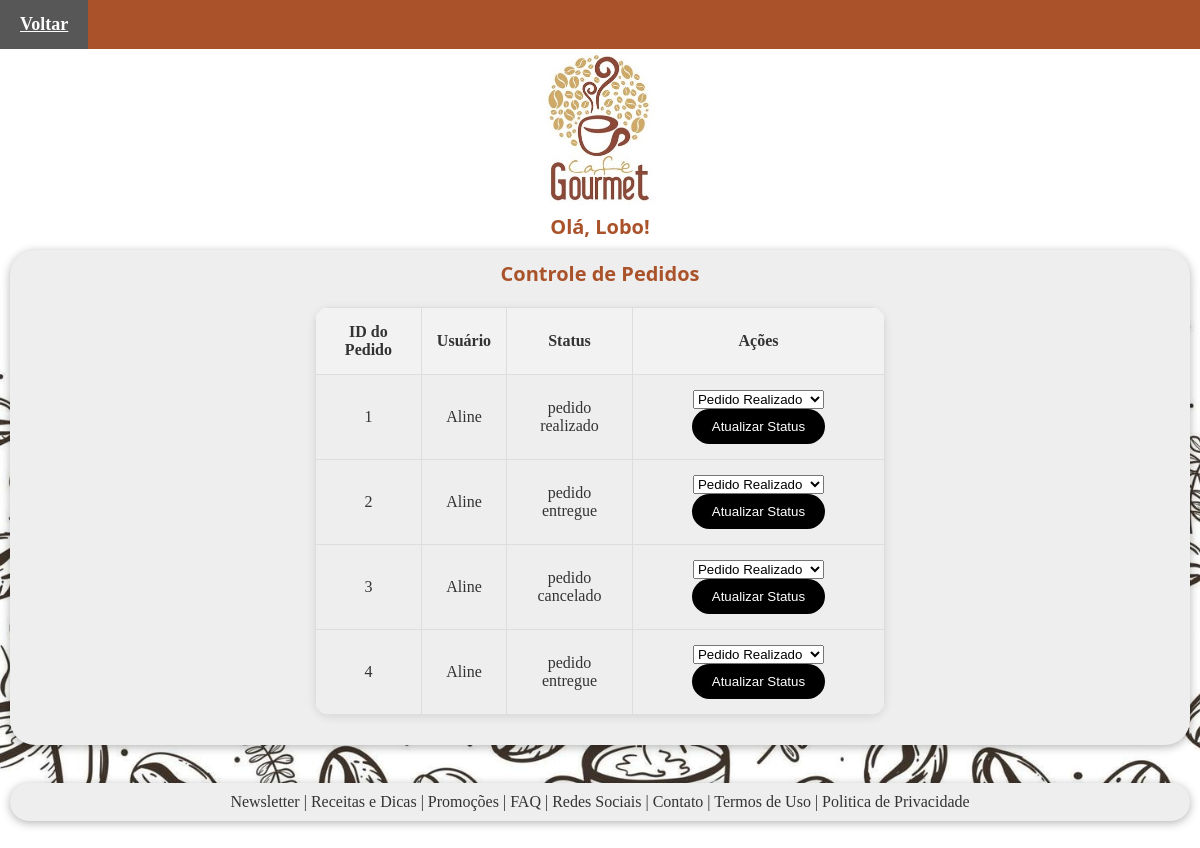
The app's page /admin_orders (signed in), older data.
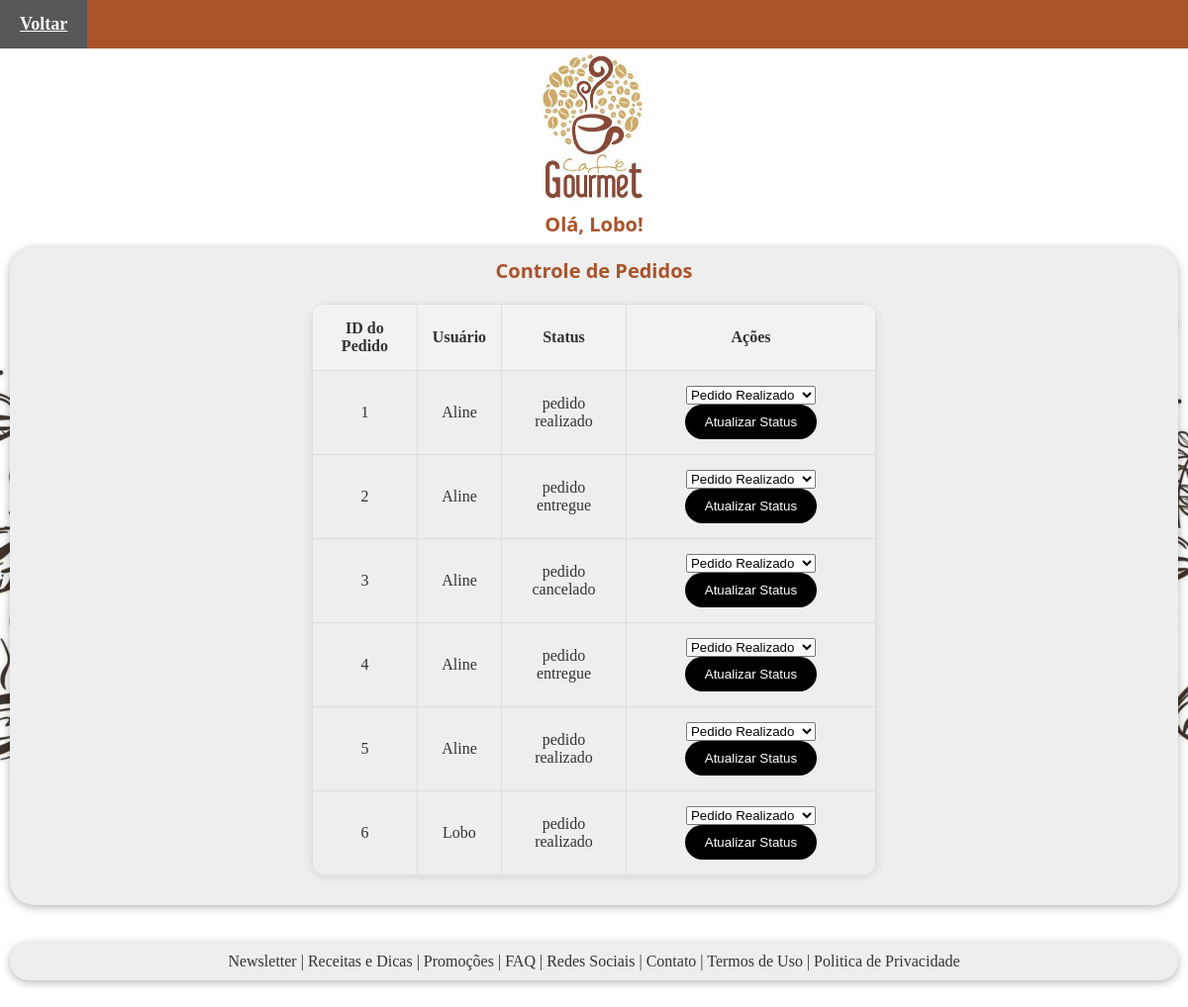
The same page, newer data.
### app.py (models this page shows, shortened)
class Order(db.Model):
    id = db.Column(db.Integer, primary_key=True)
    user_id = db.Column(db.Integer, db.ForeignKey('user.id'), nullable=False)
    user = db.relationship('User', backref='orders')
    products = db.relationship('OrderProduct', backref='order')
    status = db.Column(db.String(20), default='pedido realizado')

class User(db.Model):
    id = db.Column(db.Integer, primary_key=True)
    username = db.Column(db.String(150), unique=True, nullable=False)
    password = db.Column(db.String(150), nullable=False)
    role = db.Column(db.String(50))  # Ex: 'admin' ou 'user'

### app.py (the view)
@app.route('/admin_orders')
@login_required
def admin_orders():
    if current_user.role != 'admin':  # Verifica se o usuário é admin
        return "Acesso negado", 403  # Retorna erro se não for admin
    orders = Order.query.all()  # Obtém todos os pedidos
    return render_template('admin_orders.html', orders=orders)  # Renderiza o template com todos os pedidos

### app.py (called while the page is built)
@login_manager.user_loader
def load_user(user_id):
    return User.query.get(int(user_id))

### templates/admin_orders.html (shortened to what this page needs)
{% extends "index.html" %}
{% block navbar %}
<nav>
    <ul class="menu">
        <li><a href="{{ url_for('products') }}" class="link-nav">Voltar</a></li>
    </ul>
</nav>
{% endblock %}
{% block body %}
<div class="bloco-arquivo">
<h1>Controle de Pedidos</h1>
<table>
    <tr>
        <th>ID do Pedido</th>
        <th>Usuário</th>
        <th>Status</th>
        <th>Ações</th>
    </tr>
    {% for order in orders %}
    <tr>
        <td>{{ order.id }}</td>
        <td>{{ order.user.username }}</td>
        <td>{{ order.status }}</td>
        <td>
            <form action="{{ url_for('update_order_status', order_id=order.id) }}" method="POST">
                <select name="status">
                    <option value="pedido realizado">Pedido Realizado</option>
                </select>
                <input type="submit" value="Atualizar Status" class="botao-arquivo">
            </form>
        </td>
    </tr>
    {% endfor %}
</table>
</div>
{% endblock %}

Row changes from the older to the newer data that the page shows:
added Order: id "5", user.username "Aline", status "pedido realizado"
added Order: id "6", user.username "Lobo", status "pedido realizado"
